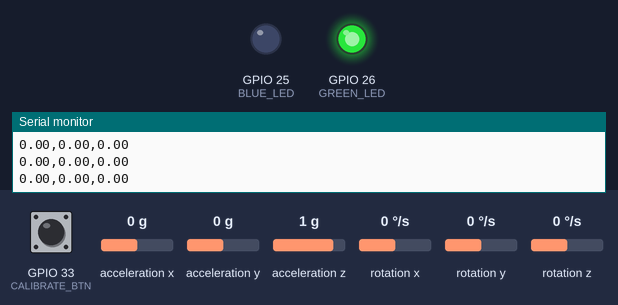
This sketch was run on a simulated ESP32. Shown: output pins drawn as LEDs (lit = HIGH), the last lines printed to the serial monitor. Wiring (inferred from the names in the program): MPU-6050 motion sensor at I2C address 0x68. Dashed ring = blinking. The test bench sets the inputs (shaded band); at power-on: GPIO 33 (CALIBRATE_BTN) HIGH, acceleration z 1 g, acceleration y 0 g, rotation z 0 °/s, acceleration x 0 g, rotation x 0 °/s, rotation y 0 °/s. Nothing arrives over Bluetooth unless stated.

Above: at 2.3 s.
2.4 s: GPIO 33 (CALIBRATE_BTN) pulled LOW for 0.15 s
At 2.77 s:
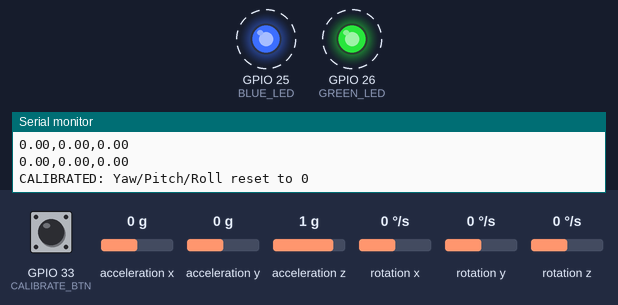
5.4 s: acceleration z set to -1.4 g
At 7.2 s:
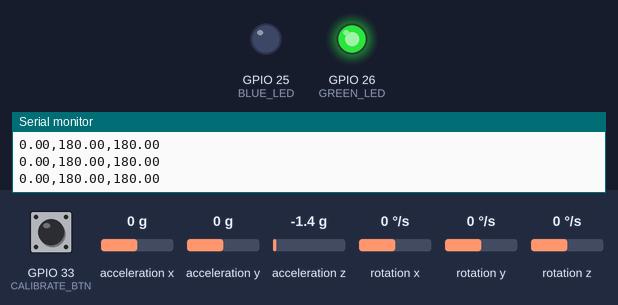
8.4 s: acceleration y set to 0.8 g
At 9.9 s:
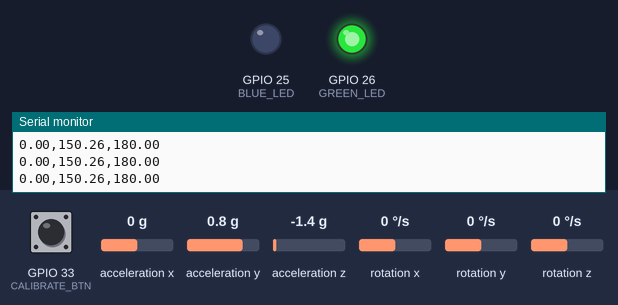
11.4 s: rotation z set to -2 °/s
12.9 s: rotation z set to -5 °/s
At 14.0 s:
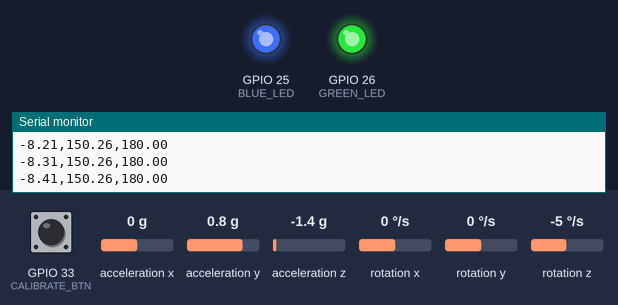
14.5 s: rotation z set to 0 °/s
At 15.3 s:
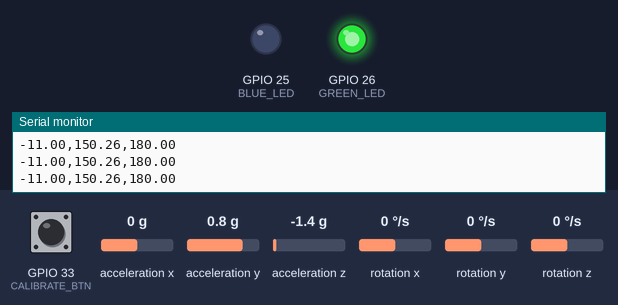
Timing chart, 0 to 17.0 s (numbered marks = the images above; inputs shaded):
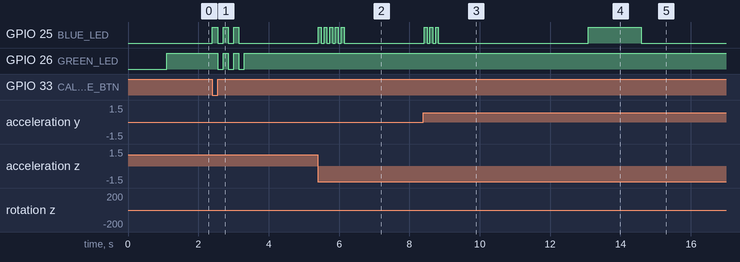

Measured:
- the behaviour switches between -3 and -4 °/s on rotation z (found by bisection; images 3 and 4)
- after the input at 2.4 s, GPIO 25 (BLUE_LED): alternates HIGH for 0.15 s and LOW for 0.15 s, 6 changes in all, then stays LOW, starting at once; GPIO 26 (GREEN_LED): alternates HIGH for 0.15 s and LOW for 0.15 s, 6 changes in all, then stays HIGH, starting after 0.15 s
- after the input at 5.4 s, GPIO 25 (BLUE_LED): alternates HIGH for 0.08 s and LOW for 0.08 s, 10 changes in all, then stays LOW, starting at once
- after the input at 8.4 s, GPIO 25 (BLUE_LED): alternates HIGH for 0.08 s and LOW for 0.08 s, 6 changes in all, then stays LOW, starting at once
- after the input at 12.9 s, GPIO 25 (BLUE_LED): LOW → HIGH after 0.18 s
- after the input at 14.5 s, GPIO 25 (BLUE_LED): HIGH → LOW after 0.09 s

The sketch:

Mark-2.0_headset.ino
```cpp
// ===== VR HEADSET MODULE - v4 (fixed calibration button + LED confirmation) =====
// Blue LED: blinks fast = pitch (up/down), solid ON = yaw/roll (side/tilt), OFF = still
// Green LED: solid ON = system ready
// MPU6050/6500 (SDA=D21, SCL=D22) + Bluetooth
// Calibration Button: D33 -> press once to reset Yaw/Pitch/Roll to 0
// On calibration: both LEDs flash together 3 times, then green returns to solid ON

#include <Wire.h>
#include "BluetoothSerial.h"

BluetoothSerial SerialBT;

#define BLUE_LED 25
#define GREEN_LED 26
#define MPU_ADDR 0x68
#define CALIBRATE_BTN 33

int16_t ax, ay, az, gx, gy, gz;
float pitch = 0, roll = 0, yaw = 0;
float lastPitch = 0, lastRoll = 0, lastYaw = 0;

unsigned long lastTime = 0;
unsigned long lastSend = 0;
unsigned long lastMovementCheck = 0;
unsigned long lastBlinkToggle = 0;
unsigned long lastButtonPress = 0;

int movementMode = 0;        // 0 = still, 1 = pitch (blink), 2 = yaw/roll (solid)
int lastButtonState = HIGH;  // tracks previous button state for edge detection

const float MOVEMENT_THRESHOLD = 0.5;   // degrees
const int SEND_INTERVAL = 20;           // ms
const int CHECK_INTERVAL = 150;         // ms
const int BLINK_SPEED = 80;             // ms between blink toggles
const int DEBOUNCE_DELAY = 300;         // ms, prevents multiple triggers per press

void readMPU() {
  Wire.beginTransmission(MPU_ADDR);
  Wire.write(0x3B);
  Wire.endTransmission(false);
  Wire.requestFrom(MPU_ADDR, 14, true);

  ax = Wire.read() << 8 | Wire.read();
  ay = Wire.read() << 8 | Wire.read();
  az = Wire.read() << 8 | Wire.read();
  Wire.read(); Wire.read();
  gx = Wire.read() << 8 | Wire.read();
  gy = Wire.read() << 8 | Wire.read();
  gz = Wire.read() << 8 | Wire.read();
}

void setup() {
  Serial.begin(115200);
  delay(1000);
  Serial.println("=== VR HEADSET MODULE START ===");

  pinMode(BLUE_LED, OUTPUT);
  pinMode(GREEN_LED, OUTPUT);
  digitalWrite(BLUE_LED, LOW);
  digitalWrite(GREEN_LED, LOW);

  pinMode(CALIBRATE_BTN, INPUT_PULLUP);

  if (SerialBT.begin("VR_Headset")) {
    Serial.println("Bluetooth started: VR_Headset");
  } else {
    Serial.println("Bluetooth FAILED to start.");
  }

  Wire.begin(21, 22);
  Wire.beginTransmission(MPU_ADDR);
  Wire.write(0x6B);
  Wire.write(0);
  Wire.endTransmission(true);
  delay(100);

  Serial.println("MPU sensor initialized. Streaming data now...");
  digitalWrite(GREEN_LED, HIGH);

  lastTime = millis();
}

void loop() {
  readMPU();

  unsigned long now = millis();
  float dt = (now - lastTime) / 1000.0;
  lastTime = now;

  float accPitch = atan2(ay, az) * 180.0 / PI;
  float accRoll  = atan2(ax, az) * 180.0 / PI;
  float gyroPitchRate = gx / 131.0;
  float gyroRollRate  = gy / 131.0;
  float gyroYawRate   = gz / 131.0;

  pitch = 0.98 * (pitch + gyroPitchRate * dt) + 0.02 * accPitch;
  roll  = 0.98 * (roll + gyroRollRate * dt) + 0.02 * accRoll;
  yaw   = yaw + gyroYawRate * dt;

  if (yaw > 180) yaw -= 360;
  if (yaw < -180) yaw += 360;

  // ---- Calibration button: press to reset Yaw/Pitch/Roll to 0 ----
  int currentButtonState = digitalRead(CALIBRATE_BTN);
  if (currentButtonState == LOW && lastButtonState == HIGH && (now - lastButtonPress > DEBOUNCE_DELAY)) {
    yaw = 0;
    pitch = 0;
    roll = 0;
    Serial.println("CALIBRATED: Yaw/Pitch/Roll reset to 0");
    lastButtonPress = now;

    // Flash both LEDs together 3 times to confirm calibration
    for (int i = 0; i < 3; i++) {
      digitalWrite(BLUE_LED, HIGH);
      digitalWrite(GREEN_LED, HIGH);
      delay(150);
      digitalWrite(BLUE_LED, LOW);
      digitalWrite(GREEN_LED, LOW);
      delay(150);
    }
    digitalWrite(GREEN_LED, HIGH);   // restore green solid "ready" state
  }
  lastButtonState = currentButtonState;

  // ---- Send data continuously (moving or still) ----
  if (now - lastSend >= SEND_INTERVAL) {
    String data = String(yaw, 2) + "," + String(pitch, 2) + "," + String(roll, 2);
    SerialBT.println(data);
    Serial.println(data);
    lastSend = now;
  }

  // ---- Detect movement type every CHECK_INTERVAL ms ----
  if (now - lastMovementCheck >= CHECK_INTERVAL) {
    float pitchChange = abs(pitch - lastPitch);
    float rollChange  = abs(roll - lastRoll);
    float yawChange   = abs(yaw - lastYaw);

    bool pitchMoving = pitchChange > MOVEMENT_THRESHOLD;
    bool sideMoving  = (rollChange > MOVEMENT_THRESHOLD) || (yawChange > MOVEMENT_THRESHOLD);

    if (pitchMoving) {
      movementMode = 1;
    } else if (sideMoving) {
      movementMode = 2;
    } else {
      movementMode = 0;
    }

    lastPitch = pitch;
    lastRoll = roll;
    lastYaw = yaw;
    lastMovementCheck = now;
  }

  // ---- Apply LED behavior ----
  if (movementMode == 1) {
    if (now - lastBlinkToggle > BLINK_SPEED) {
      digitalWrite(BLUE_LED, !digitalRead(BLUE_LED));
      lastBlinkToggle = now;
    }
  } else if (movementMode == 2) {
    digitalWrite(BLUE_LED, HIGH);
  } else {
    digitalWrite(BLUE_LED, LOW);
  }
}
```
